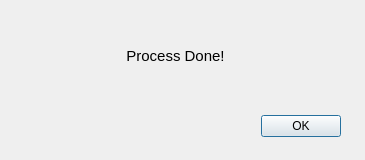
<?xml version="1.0" encoding="UTF-8"?>
<ui version="4.0">
 <class>Dialog</class>
 <widget class="QDialog" name="Dialog">
  <property name="geometry">
   <rect>
    <x>0</x>
    <y>0</y>
    <width>365</width>
    <height>160</height>
   </rect>
  </property>
  <property name="windowTitle">
   <string>FUE Start</string>
  </property>
  <property name="windowIcon">
   <iconset>
    <normaloff>hairstyle.png</normaloff>hairstyle.png</iconset>
  </property>
  <widget class="QDialogButtonBox" name="buttonBox">
   <property name="geometry">
    <rect>
     <x>0</x>
     <y>110</y>
     <width>341</width>
     <height>32</height>
    </rect>
   </property>
   <property name="orientation">
    <enum>Qt::Horizontal</enum>
   </property>
   <property name="standardButtons">
    <set>QDialogButtonBox::Ok</set>
   </property>
  </widget>
  <widget class="QLabel" name="label">
   <property name="geometry">
    <rect>
     <x>-30</x>
     <y>20</y>
     <width>411</width>
     <height>71</height>
    </rect>
   </property>
   <property name="font">
    <font>
     <family>Segoe UI</family>
     <pointsize>11</pointsize>
    </font>
   </property>
   <property name="text">
    <string>Process Done!</string>
   </property>
   <property name="alignment">
    <set>Qt::AlignCenter</set>
   </property>
  </widget>
 </widget>
 <resources/>
 <connections>
  <connection>
   <sender>buttonBox</sender>
   <signal>accepted()</signal>
   <receiver>Dialog</receiver>
   <slot>accept()</slot>
   <hints>
    <hint type="sourcelabel">
     <x>248</x>
     <y>254</y>
    </hint>
    <hint type="destinationlabel">
     <x>157</x>
     <y>274</y>
    </hint>
   </hints>
  </connection>
  <connection>
   <sender>buttonBox</sender>
   <signal>rejected()</signal>
   <receiver>Dialog</receiver>
   <slot>reject()</slot>
   <hints>
    <hint type="sourcelabel">
     <x>316</x>
     <y>260</y>
    </hint>
    <hint type="destinationlabel">
     <x>286</x>
     <y>274</y>
    </hint>
   </hints>
  </connection>
 </connections>
</ui>
